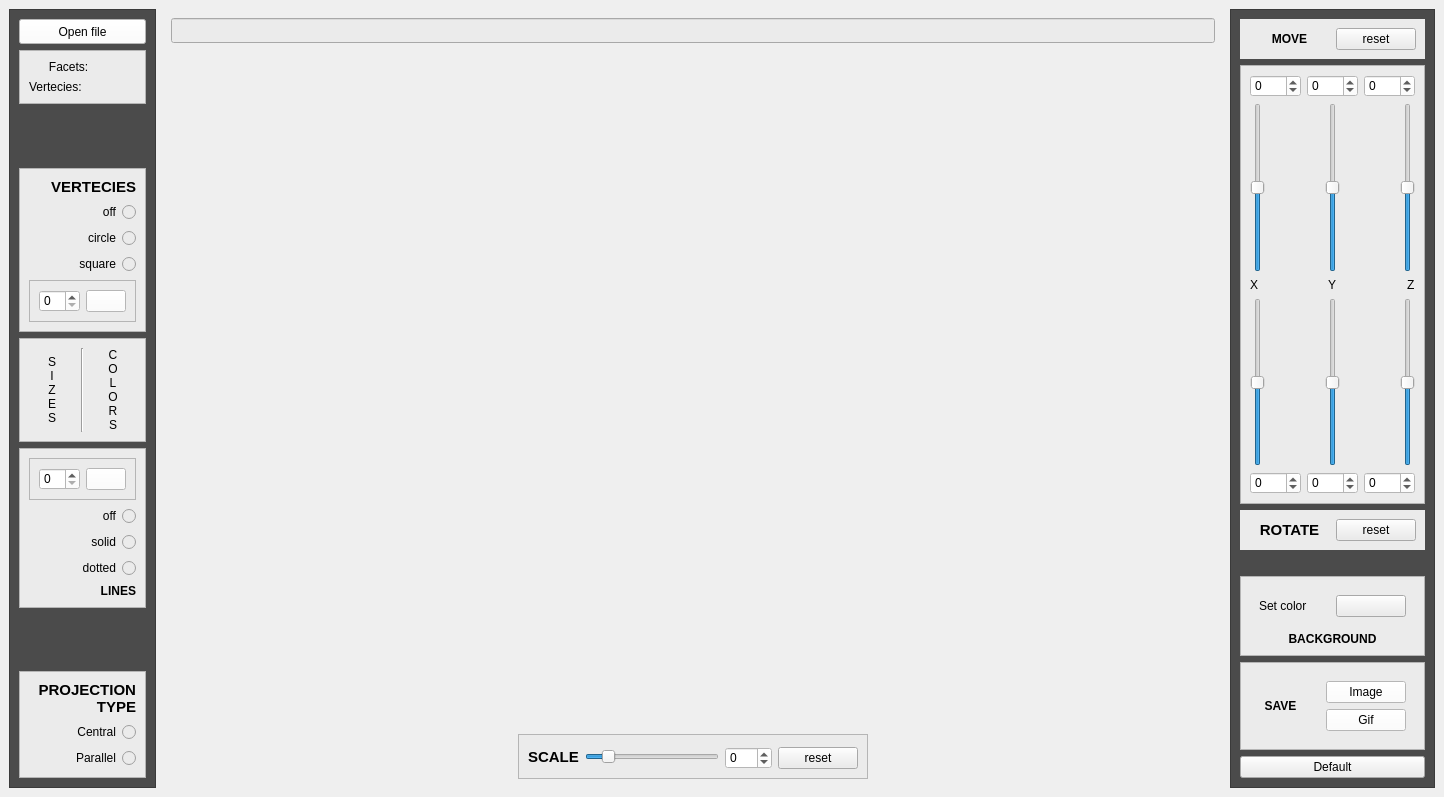
<?xml version="1.0" encoding="UTF-8"?>
<ui version="4.0">
 <class>viewer</class>
 <widget class="QMainWindow" name="viewer">
  <property name="geometry">
   <rect>
    <x>0</x>
    <y>0</y>
    <width>1444</width>
    <height>797</height>
   </rect>
  </property>
  <property name="windowTitle">
   <string>viewer</string>
  </property>
  <widget class="QWidget" name="centralwidget">
   <layout class="QHBoxLayout" name="horizontalLayout">
    <item>
     <widget class="QFrame" name="frame">
      <property name="styleSheet">
       <string notr="true">background-color:rgb(75, 75, 75)</string>
      </property>
      <property name="frameShape">
       <enum>QFrame::StyledPanel</enum>
      </property>
      <property name="frameShadow">
       <enum>QFrame::Raised</enum>
      </property>
      <layout class="QVBoxLayout" name="verticalLayout_3">
       <item>
        <widget class="QPushButton" name="load_file">
         <property name="sizePolicy">
          <sizepolicy hsizetype="Preferred" vsizetype="Preferred">
           <horstretch>0</horstretch>
           <verstretch>0</verstretch>
          </sizepolicy>
         </property>
         <property name="minimumSize">
          <size>
           <width>1</width>
           <height>25</height>
          </size>
         </property>
         <property name="maximumSize">
          <size>
           <width>163</width>
           <height>40</height>
          </size>
         </property>
         <property name="styleSheet">
          <string notr="true">background-color:rgb(255, 255, 255)</string>
         </property>
         <property name="text">
          <string>Open file</string>
         </property>
        </widget>
       </item>
       <item>
        <widget class="QFrame" name="frame_6">
         <property name="styleSheet">
          <string notr="true">background-color:rgb(235, 235, 235)</string>
         </property>
         <property name="frameShape">
          <enum>QFrame::StyledPanel</enum>
         </property>
         <property name="frameShadow">
          <enum>QFrame::Raised</enum>
         </property>
         <layout class="QVBoxLayout" name="verticalLayout_5">
          <item>
           <widget class="QLabel" name="label_2">
            <property name="text">
             <string>      Facets:</string>
            </property>
           </widget>
          </item>
          <item>
           <widget class="QLabel" name="label">
            <property name="text">
             <string>Vertecies:</string>
            </property>
           </widget>
          </item>
         </layout>
        </widget>
       </item>
       <item>
        <spacer name="verticalSpacer_3">
         <property name="orientation">
          <enum>Qt::Vertical</enum>
         </property>
         <property name="sizeHint" stdset="0">
          <size>
           <width>20</width>
           <height>40</height>
          </size>
         </property>
        </spacer>
       </item>
       <item>
        <widget class="QFrame" name="frame_14">
         <property name="styleSheet">
          <string notr="true">background-color:rgb(235, 235, 235)</string>
         </property>
         <property name="frameShape">
          <enum>QFrame::StyledPanel</enum>
         </property>
         <property name="frameShadow">
          <enum>QFrame::Raised</enum>
         </property>
         <layout class="QGridLayout" name="gridLayout_3">
          <item row="0" column="0">
           <widget class="QLabel" name="vertex_label">
            <property name="font">
             <font>
              <family>Ubuntu</family>
              <pointsize>11</pointsize>
              <weight>75</weight>
              <bold>true</bold>
             </font>
            </property>
            <property name="text">
             <string>VERTECIES</string>
            </property>
            <property name="alignment">
             <set>Qt::AlignRight|Qt::AlignTrailing|Qt::AlignVCenter</set>
            </property>
           </widget>
          </item>
          <item row="3" column="0">
           <widget class="QRadioButton" name="square_points">
            <property name="layoutDirection">
             <enum>Qt::RightToLeft</enum>
            </property>
            <property name="text">
             <string>square</string>
            </property>
           </widget>
          </item>
          <item row="1" column="0">
           <widget class="QRadioButton" name="no_points">
            <property name="layoutDirection">
             <enum>Qt::RightToLeft</enum>
            </property>
            <property name="text">
             <string>off</string>
            </property>
           </widget>
          </item>
          <item row="2" column="0">
           <widget class="QRadioButton" name="circle_points">
            <property name="layoutDirection">
             <enum>Qt::RightToLeft</enum>
            </property>
            <property name="text">
             <string>circle</string>
            </property>
           </widget>
          </item>
          <item row="4" column="0">
           <widget class="QFrame" name="frame_10">
            <property name="frameShape">
             <enum>QFrame::StyledPanel</enum>
            </property>
            <property name="frameShadow">
             <enum>QFrame::Raised</enum>
            </property>
            <layout class="QHBoxLayout" name="horizontalLayout_7">
             <item>
              <widget class="QSpinBox" name="point_size">
               <property name="styleSheet">
                <string notr="true">background-color:rgb(255, 255, 255)</string>
               </property>
              </widget>
             </item>
             <item>
              <widget class="QPushButton" name="vertex_color">
               <property name="maximumSize">
                <size>
                 <width>44</width>
                 <height>16777215</height>
                </size>
               </property>
               <property name="styleSheet">
                <string notr="true">background-color:rgb(255, 255, 255)</string>
               </property>
               <property name="text">
                <string/>
               </property>
              </widget>
             </item>
            </layout>
           </widget>
          </item>
         </layout>
        </widget>
       </item>
       <item>
        <widget class="QFrame" name="frame_9">
         <property name="styleSheet">
          <string notr="true">background-color:rgb(235, 235, 235)</string>
         </property>
         <property name="frameShape">
          <enum>QFrame::StyledPanel</enum>
         </property>
         <property name="frameShadow">
          <enum>QFrame::Raised</enum>
         </property>
         <layout class="QHBoxLayout" name="horizontalLayout_9">
          <item>
           <widget class="QLabel" name="label_6">
            <property name="frameShape">
             <enum>QFrame::NoFrame</enum>
            </property>
            <property name="text">
             <string>S
I
Z
E
S</string>
            </property>
            <property name="alignment">
             <set>Qt::AlignCenter</set>
            </property>
           </widget>
          </item>
          <item>
           <widget class="Line" name="line">
            <property name="orientation">
             <enum>Qt::Vertical</enum>
            </property>
           </widget>
          </item>
          <item>
           <widget class="QLabel" name="label_10">
            <property name="frameShape">
             <enum>QFrame::NoFrame</enum>
            </property>
            <property name="frameShadow">
             <enum>QFrame::Plain</enum>
            </property>
            <property name="text">
             <string>C
O
L
O
R
S</string>
            </property>
            <property name="alignment">
             <set>Qt::AlignCenter</set>
            </property>
           </widget>
          </item>
         </layout>
        </widget>
       </item>
       <item>
        <widget class="QFrame" name="frame_2">
         <property name="styleSheet">
          <string notr="true">background-color:rgb(235, 235, 235)</string>
         </property>
         <property name="frameShape">
          <enum>QFrame::StyledPanel</enum>
         </property>
         <property name="frameShadow">
          <enum>QFrame::Raised</enum>
         </property>
         <layout class="QGridLayout" name="gridLayout_5">
          <item row="2" column="0">
           <widget class="QRadioButton" name="default_line">
            <property name="layoutDirection">
             <enum>Qt::RightToLeft</enum>
            </property>
            <property name="text">
             <string>solid</string>
            </property>
           </widget>
          </item>
          <item row="5" column="0">
           <widget class="QLabel" name="lines_label">
            <property name="font">
             <font>
              <weight>75</weight>
              <bold>true</bold>
             </font>
            </property>
            <property name="text">
             <string>LINES</string>
            </property>
            <property name="alignment">
             <set>Qt::AlignRight|Qt::AlignTrailing|Qt::AlignVCenter</set>
            </property>
           </widget>
          </item>
          <item row="1" column="0">
           <widget class="QRadioButton" name="no_lines">
            <property name="layoutDirection">
             <enum>Qt::RightToLeft</enum>
            </property>
            <property name="autoFillBackground">
             <bool>false</bool>
            </property>
            <property name="text">
             <string>off</string>
            </property>
           </widget>
          </item>
          <item row="3" column="0">
           <widget class="QRadioButton" name="dotted_line">
            <property name="layoutDirection">
             <enum>Qt::RightToLeft</enum>
            </property>
            <property name="text">
             <string>dotted</string>
            </property>
           </widget>
          </item>
          <item row="0" column="0">
           <widget class="QFrame" name="frame_4">
            <property name="frameShape">
             <enum>QFrame::StyledPanel</enum>
            </property>
            <property name="frameShadow">
             <enum>QFrame::Raised</enum>
            </property>
            <layout class="QHBoxLayout" name="horizontalLayout_8">
             <item>
              <widget class="QSpinBox" name="line_size_edit">
               <property name="styleSheet">
                <string notr="true">background-color:rgb(255, 255, 255)</string>
               </property>
              </widget>
             </item>
             <item>
              <widget class="QPushButton" name="lines_color">
               <property name="maximumSize">
                <size>
                 <width>44</width>
                 <height>16777215</height>
                </size>
               </property>
               <property name="styleSheet">
                <string notr="true">background-color:rgb(255, 255, 255)</string>
               </property>
               <property name="text">
                <string/>
               </property>
              </widget>
             </item>
            </layout>
           </widget>
          </item>
         </layout>
        </widget>
       </item>
       <item>
        <spacer name="verticalSpacer_2">
         <property name="orientation">
          <enum>Qt::Vertical</enum>
         </property>
         <property name="sizeHint" stdset="0">
          <size>
           <width>20</width>
           <height>40</height>
          </size>
         </property>
        </spacer>
       </item>
       <item>
        <widget class="QFrame" name="frame_7">
         <property name="styleSheet">
          <string notr="true">background-color:rgb(235, 235, 235)</string>
         </property>
         <property name="frameShape">
          <enum>QFrame::StyledPanel</enum>
         </property>
         <property name="frameShadow">
          <enum>QFrame::Raised</enum>
         </property>
         <layout class="QVBoxLayout" name="verticalLayout_4">
          <item>
           <widget class="QLabel" name="projection_label">
            <property name="font">
             <font>
              <pointsize>11</pointsize>
              <weight>75</weight>
              <bold>true</bold>
             </font>
            </property>
            <property name="text">
             <string>PROJECTION
TYPE</string>
            </property>
            <property name="alignment">
             <set>Qt::AlignRight|Qt::AlignTrailing|Qt::AlignVCenter</set>
            </property>
           </widget>
          </item>
          <item>
           <widget class="QRadioButton" name="central">
            <property name="layoutDirection">
             <enum>Qt::RightToLeft</enum>
            </property>
            <property name="text">
             <string>Central</string>
            </property>
           </widget>
          </item>
          <item>
           <widget class="QRadioButton" name="parallel">
            <property name="layoutDirection">
             <enum>Qt::RightToLeft</enum>
            </property>
            <property name="text">
             <string>Parallel</string>
            </property>
           </widget>
          </item>
         </layout>
        </widget>
       </item>
      </layout>
     </widget>
    </item>
    <item>
     <widget class="QWidget" name="widget" native="true">
      <layout class="QVBoxLayout" name="verticalLayout_8">
       <item>
        <widget class="QLineEdit" name="filename">
         <property name="sizePolicy">
          <sizepolicy hsizetype="Expanding" vsizetype="Fixed">
           <horstretch>0</horstretch>
           <verstretch>0</verstretch>
          </sizepolicy>
         </property>
         <property name="minimumSize">
          <size>
           <width>831</width>
           <height>25</height>
          </size>
         </property>
         <property name="maximumSize">
          <size>
           <width>1924</width>
           <height>16777215</height>
          </size>
         </property>
         <property name="styleSheet">
          <string notr="true">background-color:rgb(235, 235, 235)</string>
         </property>
        </widget>
       </item>
       <item>
        <widget class="GLWidget" name="GL" native="true">
         <property name="sizePolicy">
          <sizepolicy hsizetype="Preferred" vsizetype="Preferred">
           <horstretch>0</horstretch>
           <verstretch>0</verstretch>
          </sizepolicy>
         </property>
         <layout class="QHBoxLayout" name="horizontalLayout_6"/>
        </widget>
       </item>
       <item alignment="Qt::AlignHCenter">
        <widget class="QFrame" name="frame_15">
         <property name="enabled">
          <bool>true</bool>
         </property>
         <property name="sizePolicy">
          <sizepolicy hsizetype="Preferred" vsizetype="Maximum">
           <horstretch>0</horstretch>
           <verstretch>0</verstretch>
          </sizepolicy>
         </property>
         <property name="minimumSize">
          <size>
           <width>350</width>
           <height>25</height>
          </size>
         </property>
         <property name="maximumSize">
          <size>
           <width>450</width>
           <height>45</height>
          </size>
         </property>
         <property name="styleSheet">
          <string notr="true">background-color:rgb(235, 235, 235)</string>
         </property>
         <property name="frameShape">
          <enum>QFrame::StyledPanel</enum>
         </property>
         <property name="frameShadow">
          <enum>QFrame::Raised</enum>
         </property>
         <layout class="QHBoxLayout" name="horizontalLayout_2" stretch="0,0,0,0">
          <property name="topMargin">
           <number>9</number>
          </property>
          <item>
           <widget class="QLabel" name="label_scale">
            <property name="font">
             <font>
              <pointsize>11</pointsize>
              <weight>75</weight>
              <bold>true</bold>
             </font>
            </property>
            <property name="text">
             <string>SCALE</string>
            </property>
           </widget>
          </item>
          <item>
           <widget class="QSlider" name="Zoom">
            <property name="minimum">
             <number>-90</number>
            </property>
            <property name="maximum">
             <number>600</number>
            </property>
            <property name="tracking">
             <bool>true</bool>
            </property>
            <property name="orientation">
             <enum>Qt::Horizontal</enum>
            </property>
            <property name="invertedAppearance">
             <bool>false</bool>
            </property>
            <property name="invertedControls">
             <bool>false</bool>
            </property>
           </widget>
          </item>
          <item alignment="Qt::AlignBottom">
           <widget class="QSpinBox" name="edit_scale">
            <property name="styleSheet">
             <string notr="true">background-color:rgb(255, 255, 255)</string>
            </property>
            <property name="minimum">
             <number>-93</number>
            </property>
            <property name="maximum">
             <number>600</number>
            </property>
           </widget>
          </item>
          <item alignment="Qt::AlignBottom">
           <widget class="QPushButton" name="reset_scale">
            <property name="text">
             <string>reset</string>
            </property>
           </widget>
          </item>
         </layout>
        </widget>
       </item>
      </layout>
     </widget>
    </item>
    <item>
     <widget class="QFrame" name="frame_3">
      <property name="styleSheet">
       <string notr="true">background-color:rgb(75, 75, 75)</string>
      </property>
      <property name="frameShape">
       <enum>QFrame::StyledPanel</enum>
      </property>
      <property name="frameShadow">
       <enum>QFrame::Raised</enum>
      </property>
      <layout class="QVBoxLayout" name="verticalLayout_2">
       <item>
        <widget class="QWidget" name="widget_11" native="true">
         <property name="styleSheet">
          <string notr="true">background-color:rgb(235, 235, 235)</string>
         </property>
         <layout class="QHBoxLayout" name="horizontalLayout_3">
          <item>
           <widget class="QLabel" name="label_tr">
            <property name="font">
             <font>
              <weight>75</weight>
              <bold>true</bold>
             </font>
            </property>
            <property name="text">
             <string>MOVE</string>
            </property>
            <property name="alignment">
             <set>Qt::AlignCenter</set>
            </property>
           </widget>
          </item>
          <item alignment="Qt::AlignLeft">
           <widget class="QPushButton" name="reset_move">
            <property name="text">
             <string>reset</string>
            </property>
           </widget>
          </item>
         </layout>
        </widget>
       </item>
       <item>
        <widget class="QFrame" name="frame_12">
         <property name="styleSheet">
          <string notr="true">background-color:rgb(235, 235, 235)</string>
         </property>
         <property name="frameShape">
          <enum>QFrame::StyledPanel</enum>
         </property>
         <property name="frameShadow">
          <enum>QFrame::Raised</enum>
         </property>
         <layout class="QGridLayout" name="gridLayout_2">
          <item row="1" column="0">
           <widget class="QSlider" name="X_move">
            <property name="autoFillBackground">
             <bool>false</bool>
            </property>
            <property name="minimum">
             <number>-100</number>
            </property>
            <property name="maximum">
             <number>100</number>
            </property>
            <property name="orientation">
             <enum>Qt::Vertical</enum>
            </property>
           </widget>
          </item>
          <item row="1" column="1" alignment="Qt::AlignHCenter">
           <widget class="QSlider" name="Y_move">
            <property name="layoutDirection">
             <enum>Qt::LeftToRight</enum>
            </property>
            <property name="minimum">
             <number>-100</number>
            </property>
            <property name="maximum">
             <number>100</number>
            </property>
            <property name="orientation">
             <enum>Qt::Vertical</enum>
            </property>
           </widget>
          </item>
          <item row="2" column="1" alignment="Qt::AlignHCenter">
           <widget class="QLabel" name="label_8">
            <property name="layoutDirection">
             <enum>Qt::LeftToRight</enum>
            </property>
            <property name="autoFillBackground">
             <bool>false</bool>
            </property>
            <property name="frameShape">
             <enum>QFrame::NoFrame</enum>
            </property>
            <property name="text">
             <string>Y</string>
            </property>
            <property name="alignment">
             <set>Qt::AlignCenter</set>
            </property>
           </widget>
          </item>
          <item row="0" column="2">
           <widget class="QSpinBox" name="edit_ztr">
            <property name="styleSheet">
             <string notr="true">background-color:rgb(255, 255, 255)</string>
            </property>
            <property name="minimum">
             <number>-100</number>
            </property>
            <property name="maximum">
             <number>100</number>
            </property>
           </widget>
          </item>
          <item row="3" column="0">
           <widget class="QSlider" name="X_rotate">
            <property name="minimum">
             <number>-360</number>
            </property>
            <property name="maximum">
             <number>360</number>
            </property>
            <property name="value">
             <number>0</number>
            </property>
            <property name="orientation">
             <enum>Qt::Vertical</enum>
            </property>
           </widget>
          </item>
          <item row="3" column="1" alignment="Qt::AlignHCenter">
           <widget class="QSlider" name="Y_rotate">
            <property name="minimum">
             <number>-360</number>
            </property>
            <property name="maximum">
             <number>360</number>
            </property>
            <property name="orientation">
             <enum>Qt::Vertical</enum>
            </property>
           </widget>
          </item>
          <item row="2" column="0">
           <widget class="QLabel" name="label_7">
            <property name="frameShape">
             <enum>QFrame::NoFrame</enum>
            </property>
            <property name="text">
             <string>X</string>
            </property>
           </widget>
          </item>
          <item row="1" column="2" alignment="Qt::AlignRight">
           <widget class="QSlider" name="Z_move">
            <property name="minimum">
             <number>-100</number>
            </property>
            <property name="maximum">
             <number>100</number>
            </property>
            <property name="orientation">
             <enum>Qt::Vertical</enum>
            </property>
           </widget>
          </item>
          <item row="3" column="2" alignment="Qt::AlignRight">
           <widget class="QSlider" name="Z_rotate">
            <property name="minimum">
             <number>-360</number>
            </property>
            <property name="maximum">
             <number>360</number>
            </property>
            <property name="orientation">
             <enum>Qt::Vertical</enum>
            </property>
           </widget>
          </item>
          <item row="0" column="1">
           <widget class="QSpinBox" name="edit_ytr">
            <property name="styleSheet">
             <string notr="true">background-color:rgb(255, 255, 255)</string>
            </property>
            <property name="minimum">
             <number>-100</number>
            </property>
            <property name="maximum">
             <number>100</number>
            </property>
           </widget>
          </item>
          <item row="2" column="2" alignment="Qt::AlignRight">
           <widget class="QLabel" name="label_9">
            <property name="frameShape">
             <enum>QFrame::NoFrame</enum>
            </property>
            <property name="text">
             <string>Z</string>
            </property>
           </widget>
          </item>
          <item row="0" column="0">
           <widget class="QSpinBox" name="edit_xtr">
            <property name="maximumSize">
             <size>
              <width>16777215</width>
              <height>16777215</height>
             </size>
            </property>
            <property name="styleSheet">
             <string notr="true">background-color:rgb(255, 255, 255)</string>
            </property>
            <property name="minimum">
             <number>-100</number>
            </property>
            <property name="maximum">
             <number>100</number>
            </property>
           </widget>
          </item>
          <item row="4" column="0">
           <widget class="QSpinBox" name="edit_xr">
            <property name="styleSheet">
             <string notr="true">background-color:rgb(255, 255, 255)</string>
            </property>
            <property name="minimum">
             <number>-360</number>
            </property>
            <property name="maximum">
             <number>360</number>
            </property>
           </widget>
          </item>
          <item row="4" column="1">
           <widget class="QSpinBox" name="edit_yr">
            <property name="styleSheet">
             <string notr="true">background-color:rgb(255, 255, 255)</string>
            </property>
            <property name="minimum">
             <number>-360</number>
            </property>
            <property name="maximum">
             <number>360</number>
            </property>
           </widget>
          </item>
          <item row="4" column="2">
           <widget class="QSpinBox" name="edit_zr">
            <property name="styleSheet">
             <string notr="true">background-color:rgb(255, 255, 255)</string>
            </property>
            <property name="minimum">
             <number>-360</number>
            </property>
            <property name="maximum">
             <number>360</number>
            </property>
           </widget>
          </item>
         </layout>
        </widget>
       </item>
       <item>
        <widget class="QWidget" name="widget_13" native="true">
         <property name="styleSheet">
          <string notr="true">background-color:rgb(235, 235, 235)</string>
         </property>
         <layout class="QHBoxLayout" name="horizontalLayout_4">
          <item>
           <widget class="QLabel" name="label_r">
            <property name="font">
             <font>
              <pointsize>11</pointsize>
              <weight>75</weight>
              <bold>true</bold>
             </font>
            </property>
            <property name="text">
             <string>ROTATE</string>
            </property>
            <property name="alignment">
             <set>Qt::AlignCenter</set>
            </property>
           </widget>
          </item>
          <item alignment="Qt::AlignLeft">
           <widget class="QPushButton" name="reset_rotate">
            <property name="styleSheet">
             <string notr="true"/>
            </property>
            <property name="text">
             <string>reset</string>
            </property>
           </widget>
          </item>
         </layout>
        </widget>
       </item>
       <item>
        <widget class="QLabel" name="label_17">
         <property name="text">
          <string/>
         </property>
        </widget>
       </item>
       <item>
        <widget class="QFrame" name="frame_11">
         <property name="styleSheet">
          <string notr="true">background-color:rgb(235, 235, 235)</string>
         </property>
         <property name="frameShape">
          <enum>QFrame::StyledPanel</enum>
         </property>
         <property name="frameShadow">
          <enum>QFrame::Raised</enum>
         </property>
         <layout class="QVBoxLayout" name="verticalLayout_7">
          <item>
           <widget class="QWidget" name="widget_14" native="true">
            <layout class="QHBoxLayout" name="horizontalLayout_10">
             <item>
              <widget class="QLabel" name="label_11">
               <property name="text">
                <string>Set color</string>
               </property>
              </widget>
             </item>
             <item>
              <widget class="QPushButton" name="back_color">
               <property name="text">
                <string/>
               </property>
              </widget>
             </item>
            </layout>
           </widget>
          </item>
          <item>
           <widget class="QLabel" name="label_5">
            <property name="font">
             <font>
              <weight>75</weight>
              <bold>true</bold>
             </font>
            </property>
            <property name="text">
             <string>BACKGROUND</string>
            </property>
            <property name="alignment">
             <set>Qt::AlignCenter</set>
            </property>
           </widget>
          </item>
         </layout>
        </widget>
       </item>
       <item>
        <widget class="QFrame" name="frame_5">
         <property name="styleSheet">
          <string notr="true">background-color:rgb(235, 235, 235)</string>
         </property>
         <property name="frameShape">
          <enum>QFrame::StyledPanel</enum>
         </property>
         <property name="frameShadow">
          <enum>QFrame::Raised</enum>
         </property>
         <layout class="QHBoxLayout" name="horizontalLayout_5">
          <item>
           <widget class="QLabel" name="label_3">
            <property name="font">
             <font>
              <weight>75</weight>
              <bold>true</bold>
             </font>
            </property>
            <property name="text">
             <string>SAVE</string>
            </property>
            <property name="alignment">
             <set>Qt::AlignCenter</set>
            </property>
           </widget>
          </item>
          <item>
           <widget class="QWidget" name="widget_8" native="true">
            <property name="layoutDirection">
             <enum>Qt::LeftToRight</enum>
            </property>
            <layout class="QVBoxLayout" name="verticalLayout">
             <item>
              <widget class="QPushButton" name="save_image">
               <property name="layoutDirection">
                <enum>Qt::LeftToRight</enum>
               </property>
               <property name="styleSheet">
                <string notr="true">background-color:rgb(255, 255, 255)</string>
               </property>
               <property name="text">
                <string>Image</string>
               </property>
              </widget>
             </item>
             <item>
              <widget class="QPushButton" name="save_gif">
               <property name="styleSheet">
                <string notr="true">background-color:rgb(255, 255, 255)</string>
               </property>
               <property name="text">
                <string>Gif</string>
               </property>
              </widget>
             </item>
            </layout>
           </widget>
          </item>
         </layout>
        </widget>
       </item>
       <item>
        <widget class="QPushButton" name="reset">
         <property name="styleSheet">
          <string notr="true">background-color:rgb(235, 235, 235)</string>
         </property>
         <property name="text">
          <string>Default</string>
         </property>
        </widget>
       </item>
      </layout>
     </widget>
    </item>
   </layout>
  </widget>
 </widget>
 <customwidgets>
  <customwidget>
   <class>GLWidget</class>
   <extends>QWidget</extends>
   <header>glwidget.h</header>
   <container>1</container>
  </customwidget>
 </customwidgets>
 <resources/>
 <connections/>
</ui>
